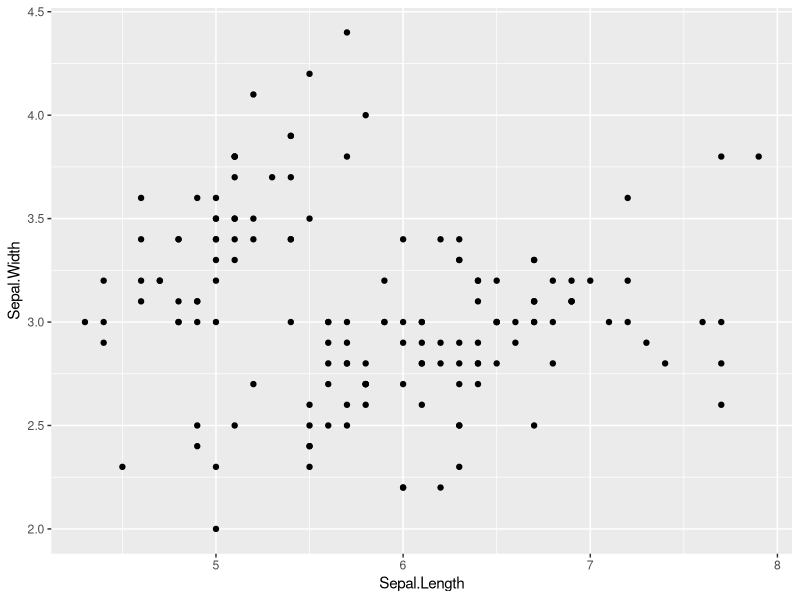
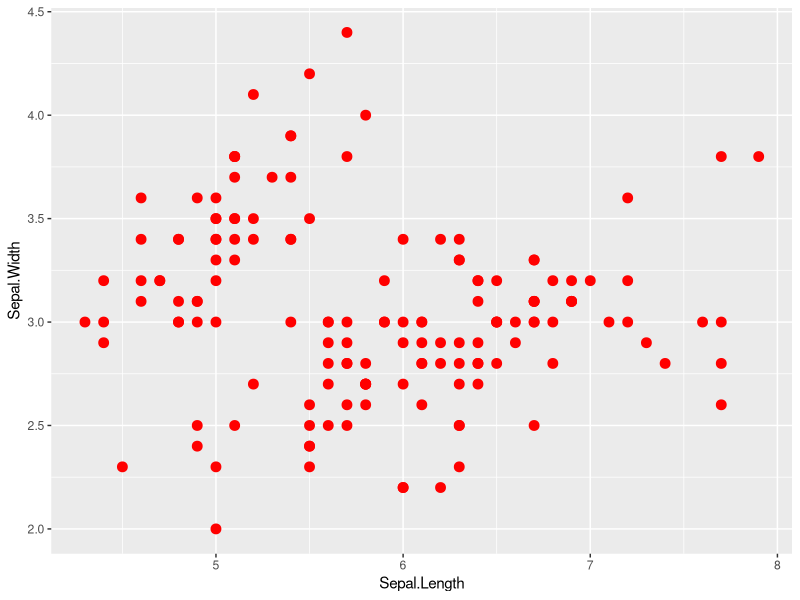
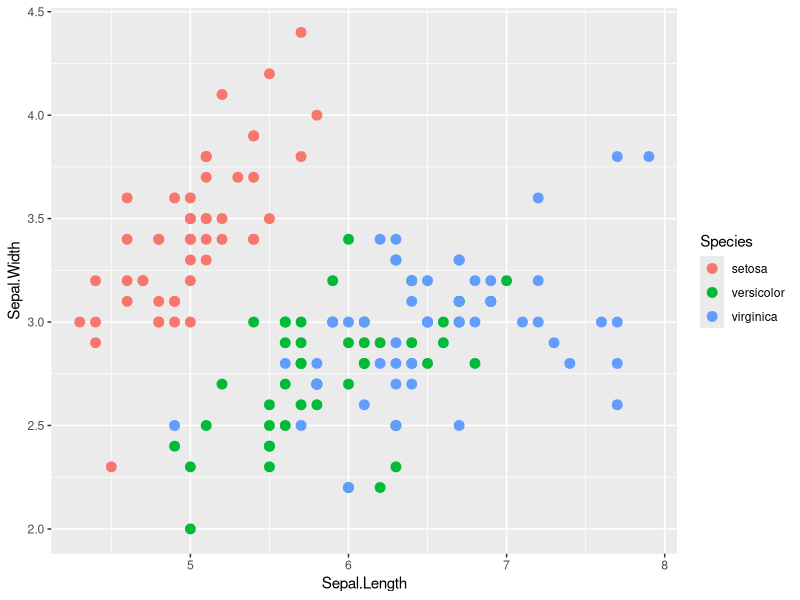
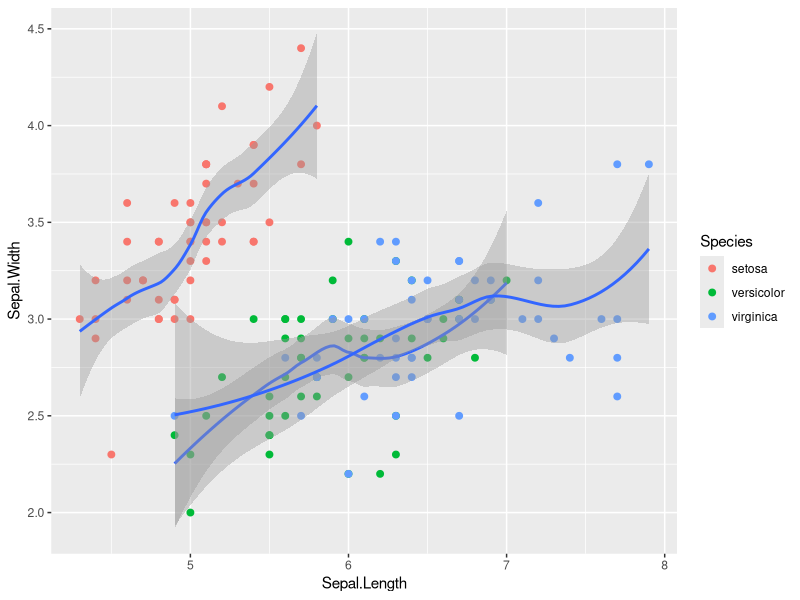
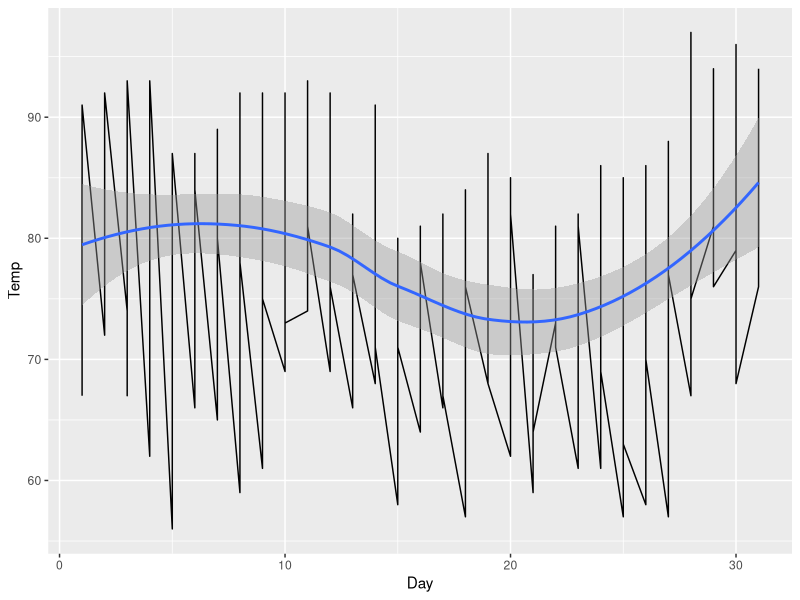
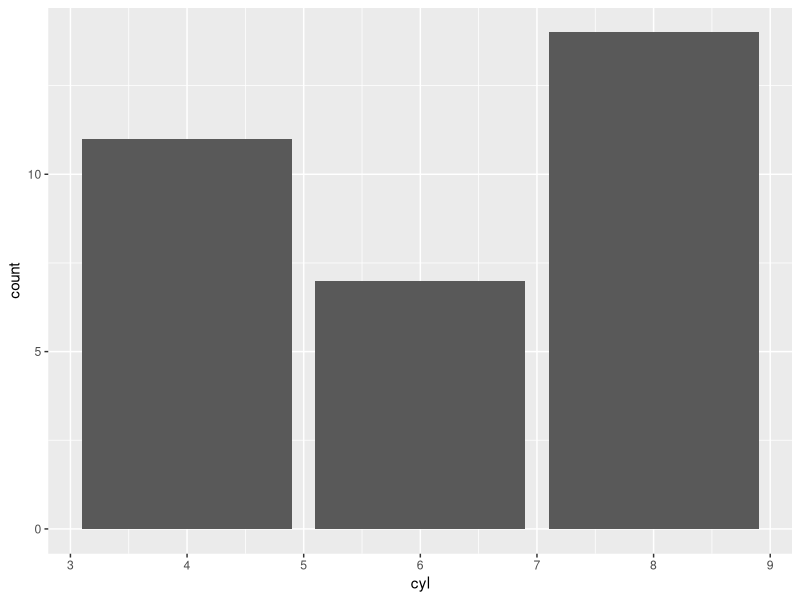
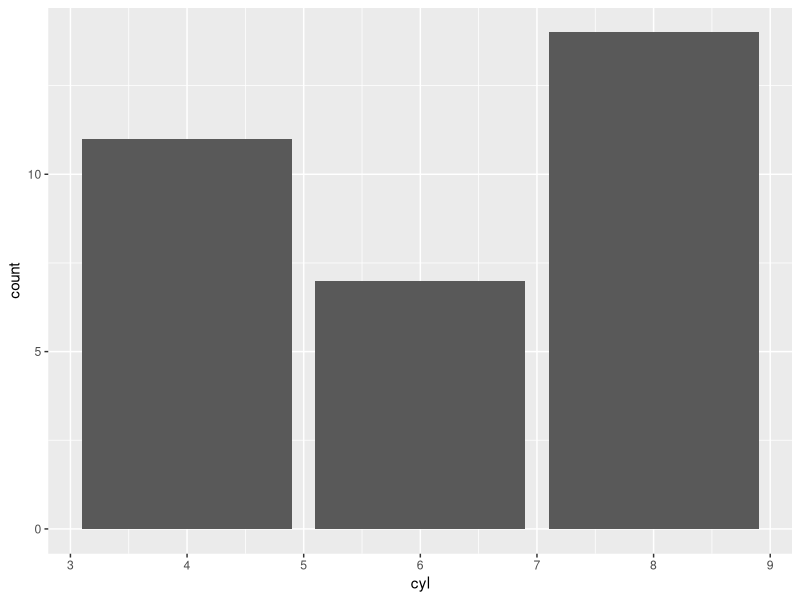
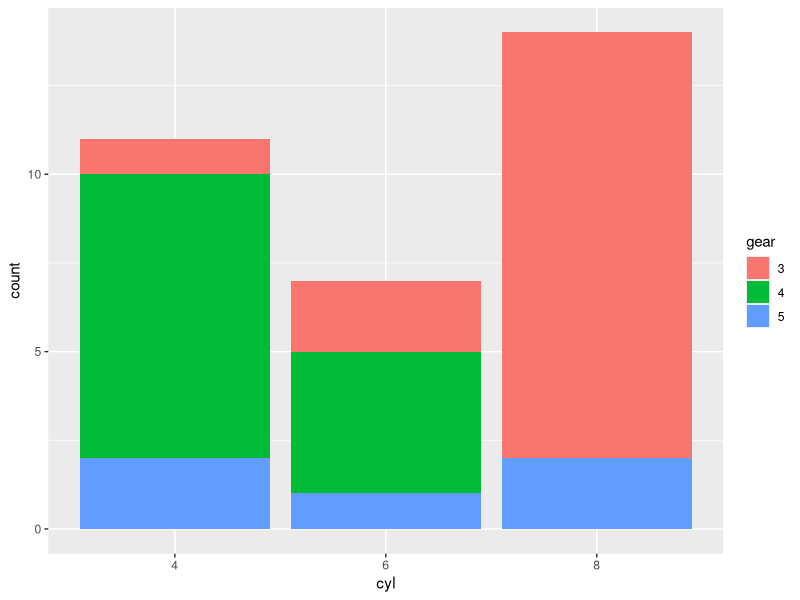

Reproduce these figures in R, in order.
# install.packages('ggplot2')
library(ggplot2)

# ggplot(data, aes(데이터 속성)) (aes : aesthetic)

# 산점도 : geom_point  (geom : geometry)
# w/o 포인트 옵션
ggplot(iris, aes(x=Sepal.Length, y=Sepal.Width)) + geom_point()

# w/ 포인트 옵션
ggplot(iris, aes(x=Sepal.Length, y=Sepal.Width))+
  geom_point(size=3, color='red')

ggplot(iris, aes(x=Sepal.Length, y=Sepal.Width))+
  geom_point(aes(color=Species), size=3)

ggplot(iris, aes(x=Sepal.Length, y=Sepal.Width))+
  geom_point(aes(color=Species), size=2)+
  geom_smooth(aes(group=Species))


# line 그래프
str(airquality)
head(airquality)
ggplot(airquality, aes(x=Day, y=Temp))+
  geom_line()+geom_smooth()

# 막대 그래프 - 비이산 데이터 시각화
str(mtcars)
# mtcars$cyl : 4,6,8 -> num이지만 사실상 범주형 - 비이산데이터
ggplot(mtcars, aes(x=cyl))+geom_bar()

# geom_bar에 옵션 추가
# 누적 막대 그래프
# 범주화되지 않은 데이터는 누적 막대그래프를 그릴 수 없다.
ggplot(mtcars, aes(x=cyl))+
  geom_bar(aes(fill=gear)) # cyl, gear가 범주화 X

# option1. 데이터 프레임 자체를 변경(수치형->범주형)
# 데이터 자체를 바꾸기 때문에 살짝 비추
data <- mtcars
data$cyl <- factor(data$cyl)  # 범주화
data$gear <- factor(data$gear)
str(data)
ggplot(data, aes(x=cyl))+ geom_bar(aes(fill=gear))

# option2. 데이터 프레임 자체는 그대로, 벡터 자체를 범주화
ggplot(mtcars, aes(x=factor(cyl)))+geom_bar(aes(fill=factor(gear)))


# boxplot - 기준을 정해야 한다 -> group
ggplot(iris, aes(x=Sepal.Length, y=Sepal.Width, group=Sepal.Length))+
  geom_boxplot()

ggplot(iris, aes(x=Sepal.Length, y=Sepal.Width, group=Sepal.Width))+
  geom_boxplot()

# 1사분위(Q1) ~ Median ~ 3사분위(Q3) : IQR(Interquartile Range)
# Minimum : Q1-1.5*IQR / Maximum : Q3+1.5*IQR
# Min. Max. 바깥의 값 : Outliers


# 히스토그램 - 이산 데이터
ggplot(iris, aes(x=Sepal.Length))+geom_histogram()
ggplot(iris, aes(x=Sepal.Length))+geom_histogram(binwidth=0.5)


# 점과 선
ggplot(airquality, aes(x=Day, y=Temp))+geom_line()+geom_point()
ggplot(airquality, aes(x=Day, y=Temp))+
  geom_line(color='blue')+geom_point(color='red',size=3)


# x축은 캐럿, y축은 가격으로 하여 산점도 그래프를 그리고
# 투명도에 따라 색을 달리 표시하라
str(diamonds)
View(diamonds)
ggplot(diamonds, aes(x=carat, y=price))+
  geom_point(aes(color=clarity))+
  geom_smooth(aes(group=clarity))

# cut 정도에 따른 막대 그래프를 그리시오.
# 각 cut 정도에 따른 color의 분포를 색으로 표시하시오.
ggplot(diamonds, aes(x=cut))+geom_bar(aes(fill=color))

# carat에 따른 금액 변동을 꺾은 선 그래프로 표시하시오.
# 변동 추세를 표시하시오.
ggplot(diamonds, aes(x=carat, y=price))+geom_line()+
  geom_smooth(color='purple')


# 레이블 추가하기
# 그래프 위에 텍스트를 직접 표현
ggplot(airquality, aes(x=Day,y=Temp))+geom_point()+
  geom_text(aes(label=Temp))
ggplot(airquality, aes(x=Day,y=Temp))+geom_point()+
  geom_text(aes(label=Temp, vjust=-1))
#   vjust(vertical) : + 아래로, - 위로
ggplot(airquality, aes(x=Day,y=Temp))+geom_point()+
  geom_text(aes(label=Temp, hjust=1))
#   hjust(horizontal : + 왼쪽으로, - 오른쪽으로)
ggplot(airquality, aes(x=Day,y=Temp))+geom_point()+
  geom_text(aes(label=Temp, vjust=0.5, hjust=-1))

# 그래프 제목, 축 이름 설정하기(labs)
ggplot(mtcars, aes(x=factor(cyl)))+
  geom_bar(aes(fill=factor(gear)))+
  labs(x="실린더 수", y='개수', title='엔진개수와 기어수')
